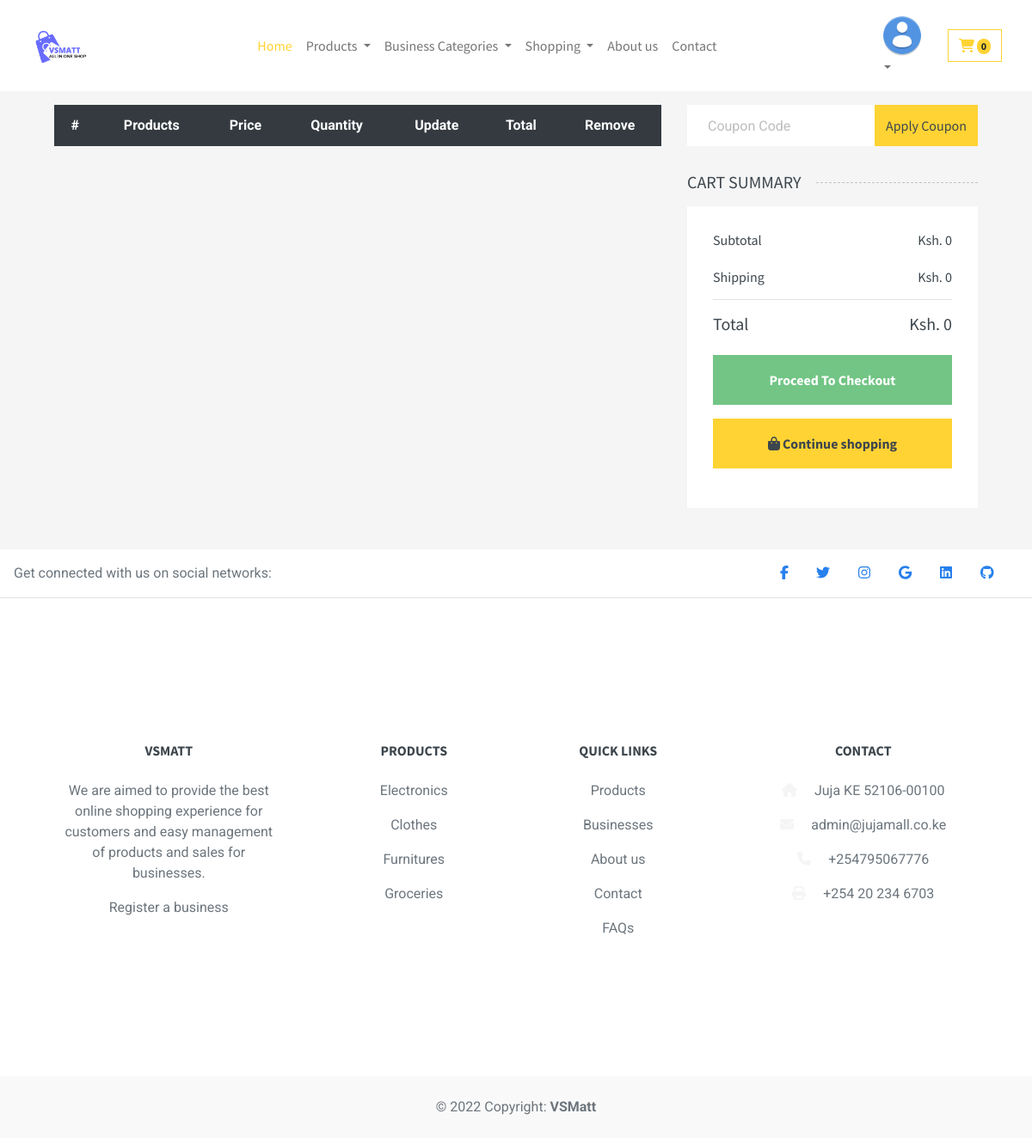
/cart/detail/, run on the app's committed database.
### core/models.py (models this page shows, shortened)
class JujaMall(models.Model):
    title = models.CharField(max_length=255)
    logo = models.ImageField(upload_to='uploads/jujamall/logo', blank=True, null=True)
    about_us = models.TextField(blank=True, null=True)
    phone_number = PhoneNumberField(blank=True, null=True)
    twitter = models.URLField(blank=True, null=True)
    facebook = models.URLField(blank=True, null=True)
    linkedin = models.URLField(blank=True, null=True)
    instagram = models.URLField(blank=True, null=True)
    github = models.URLField(blank=True, null=True)
    email = models.EmailField(blank=True, null=True)
    address = models.CharField(blank=True, null=True, max_length=256)
    set_current = models.BooleanField(default=False)
    longitude = models.DecimalField(max_digits=22, decimal_places=16, default=37.0106327842076)
    latitude = models.DecimalField(max_digits=22, decimal_places=16, default=-1.1139084362152138)
    def __str__(self):
        return self.title

### cart/views.py (the view)
# urls.py: path('detail/', views.view_detailed, name='view_cart_detail'),
def view_detailed(request):
    cart = Cart(request)
    for item in cart:
        item['update_quantity_form'] = CartAddProductForm(initial={
            'quantity': item['quantity'],
            'override': True
        })
    return render(request, 'farm/cart/detail.html')

### business/context_processor.py (called while the page is built)
def business_categories(request):
    return {'business_categories': BusinessCategory.objects.all()}

### business/models.py (called while the page is built)
    def __str__(self):
        return self.title

    def get_absolute_url(self):
        return reverse('business:category', args=[self.slug])

### cart/cart.py (called while the page is built)
    def __iter__(self):
        product_ids = self.cart.keys()
        products = Product.objects.filter(id__in=product_ids)
        cart = self.cart.copy()
        for product in products:
            cart[str(product.id)]['product'] = product
        for item in cart.values():
            item['price'] = Decimal(item['price'])
            item['total_price'] = item['price'] * item['quantity']
            yield item

    def __len__(self):
        return sum(item['quantity'] for item in self.cart.values())

    def get_total_price(self):
        return sum(Decimal(item['price']) * item['quantity'] for item in self.cart.values())

### cart/context_processor.py (called while the page is built)
def cart(request):
    return {'cart': Cart(request)}

### core/context_processor.py (called while the page is built)
def jujamall(request):
    return {'jujamall': JujaMall.objects.filter(set_current=True).first()}

### products/context_processor.py (called while the page is built)
def product_categories(request):
    return {"product_categories": ProductCategory.objects.all()}

### products/models.py (called while the page is built)
    def __str__(self):
        return self.title

    def get_absolute_url(self):
        return reverse(
            'products:category',
            args=[
                self.slug
            ])

### templates/farm/cart/detail.html (shortened to what this page needs)
{% extends "farm/products/base.html" %}
{% load crispy_forms_tags %}
{% load static %}
{% block content %}
{% include 'partials/shop/css.html' %}
<div class="container-fluid mt-3">
    <div class="row px-xl-5">
        <div class="col-lg-8 table-responsive mb-5">
            <table class="table table-light table-borderless table-hover text-center mb-0">
                <thead class="thead-dark">
                    <tr>
                        <th>#</th>
                        <th>Products</th>
                        <th>Price</th>
                        <th>Quantity</th>
                        <th>Update</th>
                        <th>Total</th>
                        <th>Remove</th>
                    </tr>
                </thead>
            </table>
        </div>
        <div class="col-lg-4">
            <form class="mb-30" action="">
                <div class="input-group">
                    <input type="text" class="form-control border-0 p-4" placeholder="Coupon Code">
                    <div class="input-group-append">
                        <button class="btn btn-primary">Apply Coupon</button>
                    </div>
                </div>
            </form>
            <h5 class="section-title position-relative text-uppercase mb-3"><span class="bg-secondary pr-3">Cart
                    Summary</span>
            </h5>
            <div class="bg-light p-30 mb-5">
                <div class="border-bottom pb-2">
                    <div class="d-flex justify-content-between mb-3">
                        <h6>Subtotal</h6>
                        <h6>Ksh. {{ cart.get_total_price }}</h6>
                    </div>
                    <div class="d-flex justify-content-between">
                        <h6 class="font-weight-medium">Shipping</h6>
                        <h6 class="font-weight-medium">Ksh. 0</h6>
                    </div>
                </div>
                <div class="pt-2">
                    <div class="d-flex justify-content-between mt-2">
                        <h5>Total</h5>
                        <h5>Ksh. {{ cart.get_total_price }}</h5>
                    </div>
                    <a href="{% url 'cart:shipping_details' %}"
                        class="btn btn-block btn-success font-weight-bold my-3 py-3 {% if not cart.get_total_price %} disabled {% endif %}">Proceed
                        To
                        Checkout</a>
                    <a href="{% url 'cart:resume' %}" class="btn btn-block btn-primary font-weight-bold my-3 py-3"><i
                            class="fa fa-shopping-bag" aria-hidden="true"></i> Continue shopping</a>
                </div>
            </div>
        </div>
    </div>
</div>
{% endblock %}

### templates/partials/footer.html
<footer class="text-center text-lg-start bg-white text-muted">
    <section class="d-flex justify-content-center justify-content-lg-between p-3 border-bottom">
      <div class="me-5 d-none d-lg-block">
        <span>Get connected with us on social networks:</span>
      </div>
      <div>
        {% if jujamall.facebook %}
          <a href="{{ jujamall.facebook }}" class="me-4 link-secondary">
            <i class="fab fa-facebook-f"></i>
          </a>
        {% endif %}
        {% if jujamall.twitter %}
          <a href="{{ jujamall.twitter }}" class="me-4 link-secondary">
            <i class="fab fa-twitter"></i>
          </a>
        {% endif %}
        {% if jujamall.instagram %}
          <a href="{{ jujamall.instagram }}" class="me-4 link-secondary">
            <i class="fab fa-instagram"></i>
          </a>
        {% endif %}
        {% if jujamall.email %}
          <a href="mailto:{{ jujamall.email }}" class="me-4 link-secondary">
            <i class="fab fa-google"></i>
          </a>
        {% endif %}
        {% if jujamall.linkedin %}
          <a href="{{ jujamall.linkedin }}" class="me-4 link-secondary">
            <i class="fab fa-linkedin"></i>
          </a>
        {% endif %}
        {% if jujamall.github %}
          <a href="{{ jujamall.github }}" class="me-4 link-secondary">
            <i class="fab fa-github"></i>
          </a>
        {% endif %}
      </div>
    </section>
    <section class="">
      <div class="container text-center text-md-start mt-5">
        <div class="row mt-3">
          <div class="col-md-3 col-lg-4 col-xl-3 mx-auto mb-4">
            <h6 class="text-uppercase fw-bold mb-4">
              {{ jujamall | default:"VSMatt" }}
            </h6>
            <p>
              We are aimed to provide the best online shopping experience for customers and easy management of products and sales for businesses.
              <p><a href="{% url 'business:register_business' %}" class="text-reset">Register a business</a></p>
            </p>
          </div>
          <div class="col-md-2 col-lg-2 col-xl-2 mx-auto mb-4">
            <h6 class="text-uppercase fw-bold mb-4">
              Products
            </h6>
            <p>
              <a href="#!" class="text-reset">Electronics</a>
            </p>
            <p>
              <a href="#!" class="text-reset">Clothes</a>
            </p>
            <p>
              <a href="#!" class="text-reset">Furnitures</a>
            </p>
            <p>
              <a href="#!" class="text-reset">Groceries</a>
            </p>
          </div>
          <div class="col-md-3 col-lg-2 col-xl-2 mx-auto mb-4">
            <h6 class="text-uppercase fw-bold mb-4">
              Quick links
            </h6>
            <p>
              <a href="{% url 'products:products_list' %}" class="text-reset">Products</a>
            </p>
            <p>
              <a href="{% url 'business:businesses' %}" class="text-reset">Businesses</a>
            </p>
            <p>
              <a href="{% url 'about' %}" class="text-reset">About us</a>
            </p>
            <p>
              <a href="{% url 'contact' %}" class="text-reset">Contact</a>
            </p>
            <p>
              <a href="{% url 'faq' %}" class="text-reset">FAQs</a>
            </p>
          </div>
          <div class="col-md-4 col-lg-3 col-xl-3 mx-auto mb-md-0 mb-4">
            <h6 class="text-uppercase fw-bold mb-4">Contact</h6>
            <p><i class="fas fa-home me-3 text-secondary"></i> {{jujamall.address | default:"Juja KE 52106-00100"}} </p>
            <p>
              <i class="fas fa-envelope me-3 text-secondary"></i>
              {{jujamall.email | default:"info@vsmatt.co.ke"}}
            </p>
            <p><i class="fas fa-phone me-3 text-secondary"></i> {{ jujamall.phone_number | default:"+25495067776"}} </p>
            <p><i class="fas fa-print me-3 text-secondary"></i> +254 20 234 6703</p>
          </div>
        </div>
      </div>
    </section>
    <div class="text-center p-4" style="background-color: rgba(0, 0, 0, 0.025);">
      © 2022 Copyright:
      <a class="text-reset fw-bold text-decoration-none" href="https://vsmatt.co.ke/">VSMatt</a>
    </div>
  </footer>

### data on the page
JujaMall: title "VSMATT", address "Juja KE 52106-00100", email "admin@jujamall.co.ke", phone_number "+254795067776"

### other printed values
{{ cart|length }} "0"
{{ cart.get_total_price }} "0"
